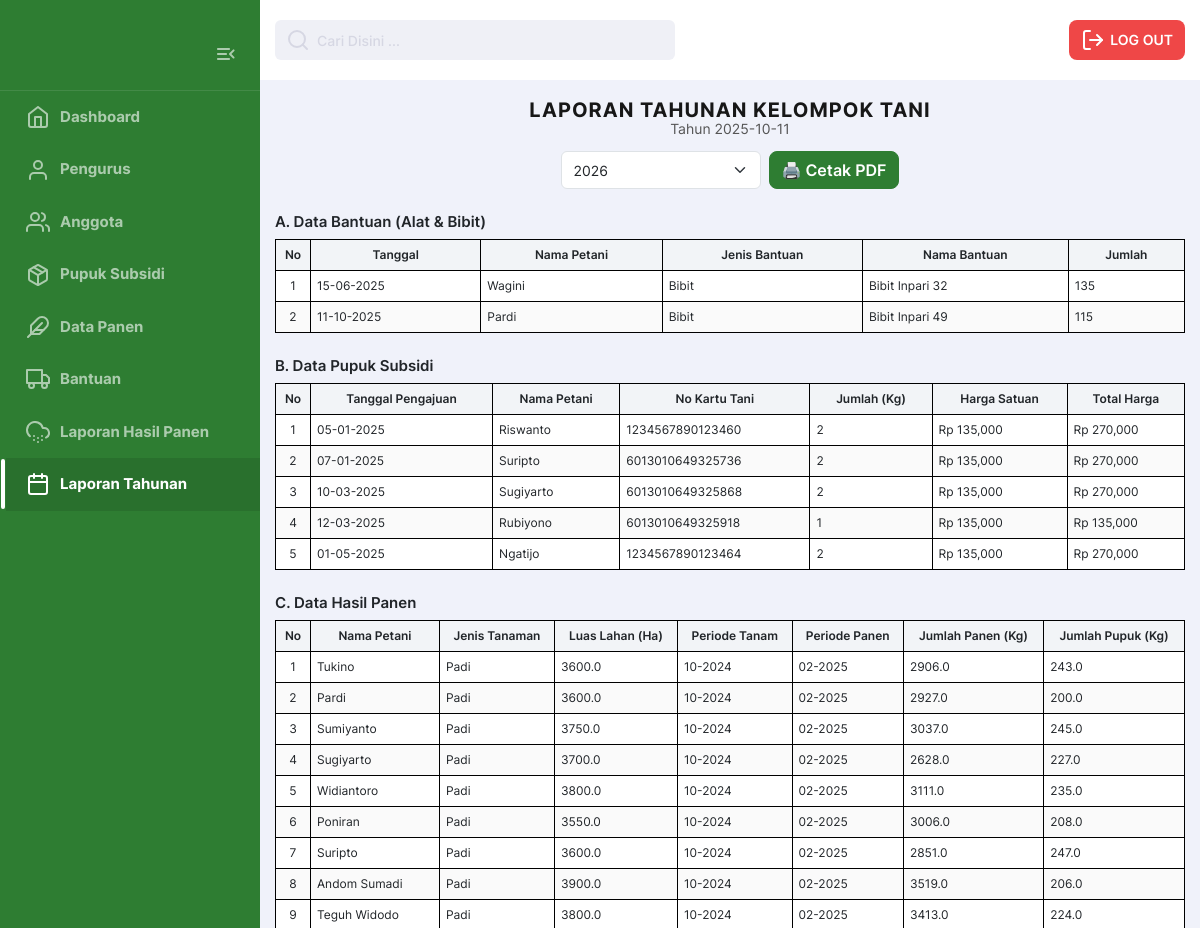
/kelola_laporan.php?tahun=2025-10-11 (upper part), run on an earlier commit of the app's database.
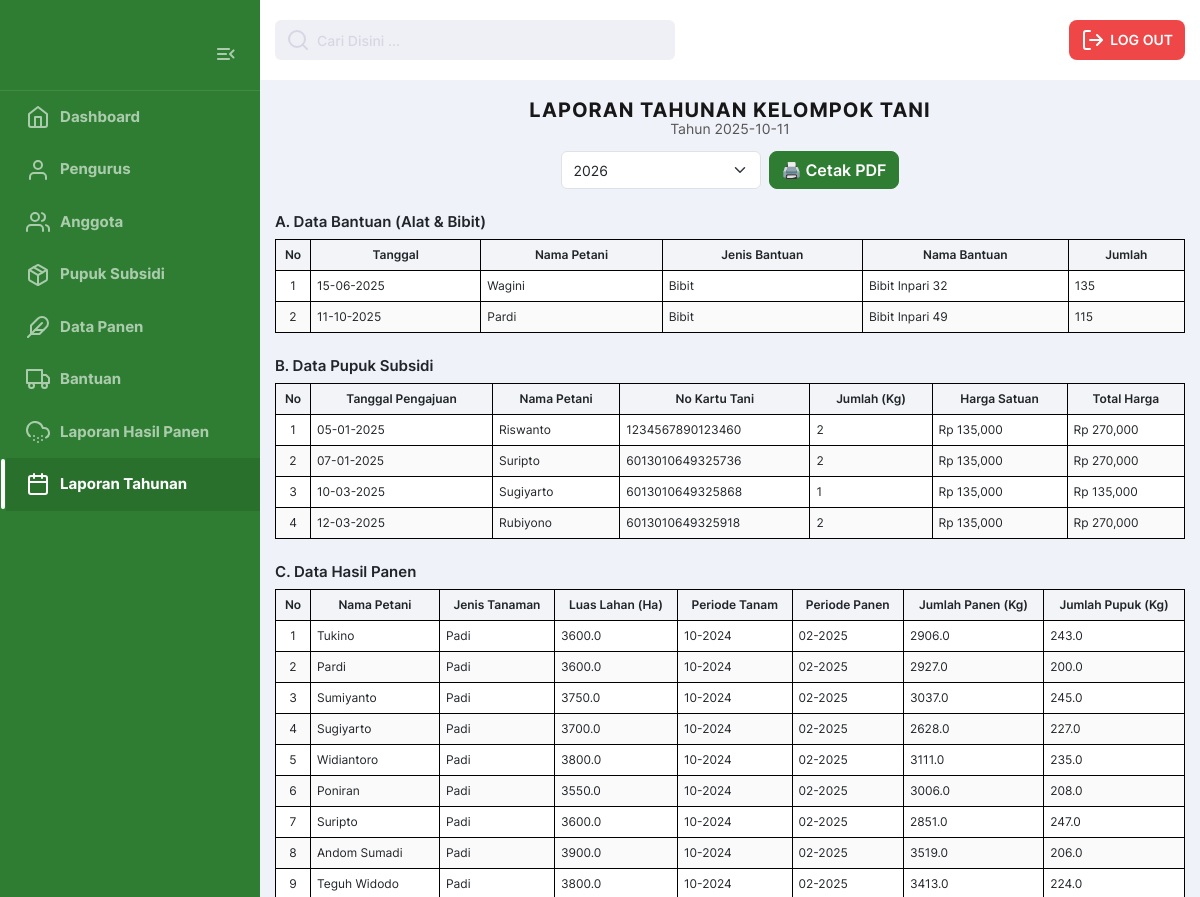
And on a later commit of the database.
### tables this page shows
CREATE TABLE `bantuan` (
  `id_bantuan` int(11) NOT NULL,
  `id_pengguna` int(11) NOT NULL,
  `jenis_bantuan` enum('Alat','Bibit') NOT NULL,
  `nama_bantuan` varchar(25) NOT NULL,
  `tanggal_diberikan` date NOT NULL,
  `jumlah_bantuan` int(11) NOT NULL
);

CREATE TABLE `pengguna` (
  `id_pengguna` int(11) NOT NULL,
  `nama_pengguna` varchar(50) NOT NULL,
  `nik_pengguna` char(16) NOT NULL,
  `no_kartutani` char(16) DEFAULT NULL,
  `jabatan` enum('Anggota','Ketua','Wakil Ketua','Sekretaris','Bendahara') NOT NULL
);

CREATE TABLE `pupuk_subsidi` (
  `id_pupuk` int(11) NOT NULL,
  `id_pengguna` int(11) NOT NULL,
  `tanggal_pengajuan` date NOT NULL,
  `jumlah_pupuk` int(11) NOT NULL,
  `jenis_pupuk` varchar(25) NOT NULL,
  `harga_satuan` int(11) NOT NULL,
  `total_harga` int(11) GENERATED ALWAYS AS (`jumlah_pupuk` * `harga_satuan`) STORED
);

CREATE TABLE `hasil_panen` (
  `id_panen` int(11) NOT NULL,
  `id_pengguna` int(11) NOT NULL,
  `jenis_tanaman` varchar(15) NOT NULL,
  `luas_lahan` decimal(5,1) NOT NULL,
  `periode_tanam` date NOT NULL,
  `periode_panen` date NOT NULL,
  `jumlah_panen` decimal(5,1) NOT NULL,
  `jumlah_pupuk` decimal(5,1) NOT NULL
);

### kelola_laporan.php (the view, shortened to what the changed rows need)
<?php
include 'koneksi.php';
include 'header_pengurus.php';
$tahun = isset($_GET['tahun']) ? $_GET['tahun'] : date('Y');
?>
<main class="main">
<div class="container laporan-cetak">
    <h2 class="text-center laporan-title">LAPORAN TAHUNAN KELOMPOK TANI</h2>
    <div class="laporan-responsive">
    <table class="table-laporan">
        <thead>
            <tr>
                <th>No</th>
                <th>Tanggal</th>
                <th>Nama Petani</th>
                <th>Jenis Bantuan</th>
                <th>Nama Bantuan</th>
                <th>Jumlah</th>
            </tr>
        </thead>
        <tbody>
        <?php
        $no = 1;
        $qBantuan = mysqli_query($koneksi, "
            SELECT
                b.tanggal_diberikan,
                u.nama_pengguna,
                b.jenis_bantuan,
                b.nama_bantuan,
                b.jumlah_bantuan
            FROM bantuan b
            JOIN pengguna u ON b.id_pengguna = u.id_pengguna
            WHERE YEAR(b.tanggal_diberikan) = '$tahun'
            ORDER BY b.tanggal_diberikan ASC
        ");
        if (mysqli_num_rows($qBantuan) > 0) {
            while ($b = mysqli_fetch_assoc($qBantuan)) {
        ?>
            <tr>
                <td><?= $no++; ?></td>
                <td><?= date('d-m-Y', strtotime($b['tanggal_diberikan'])); ?></td>
                <td><?= $b['nama_pengguna']; ?></td>
                <td><?= $b['jenis_bantuan']; ?></td>
                <td><?= $b['nama_bantuan']; ?></td>
                <td><?= $b['jumlah_bantuan']; ?></td>
            </tr>
        <?php
            }
        } else {
            echo "<tr><td colspan='6' align='center'>Tidak ada data</td></tr>";
        }
        ?>
        </tbody>
    </table>
    </div>
    <div class="laporan-responsive">
    <table class="table-laporan">
        <thead>
            <tr>
                <th>No</th>
                <th>Tanggal Pengajuan</th>
                <th>Nama Petani</th>
                <th>No Kartu Tani</th>
                <th>Jumlah (Kg)</th>
                <th>Harga Satuan</th>
                <th>Total Harga</th>
            </tr>
        </thead>
        <tbody>
        <?php
        $no = 1;
        $qPupuk = mysqli_query($koneksi, "
            SELECT
                p.tanggal_pengajuan,
                u.nama_pengguna,
                u.no_kartutani,
                p.jumlah_pupuk,
                p.harga_satuan,
                p.total_harga
            FROM pupuk_subsidi p
            JOIN pengguna u ON p.id_pengguna = u.id_pengguna
            WHERE YEAR(p.tanggal_pengajuan) = '$tahun'
            ORDER BY p.tanggal_pengajuan ASC
        ");
        if (mysqli_num_rows($qPupuk) > 0) {
            while ($p = mysqli_fetch_assoc($qPupuk)) {
        ?>
            <tr>
                <td><?= $no++; ?></td>
                <td><?= date('d-m-Y', strtotime($p['tanggal_pengajuan'])); ?></td>
                <td><?= $p['nama_pengguna']; ?></td>
                <td><?= $p['no_kartutani']; ?></td>
                <td><?= $p['jumlah_pupuk']; ?></td>
                <td>Rp <?= number_format($p['harga_satuan']); ?></td>
                <td>Rp <?= number_format($p['total_harga']); ?></td>
            </tr>
        <?php
            }
        } else {
            echo "<tr><td colspan='7' align='center'>Tidak ada data</td></tr>";
        }
        ?>
        </tbody>
    </table>
    </div>
    <div class="laporan-responsive">
    <table class="table-laporan">
        <thead>
            <tr>
                <th>No</th>
                <th>Nama Petani</th>
                <th>Jenis Tanaman</th>
                <th>Luas Lahan (Ha)</th>
                <th>Periode Tanam</th>
                <th>Periode Panen</th>
                <th>Jumlah Panen (Kg)</th>
                <th>Jumlah Pupuk (Kg)</th>
            </tr>
        </thead>
        <tbody>
        <?php
        $no = 1;
        $qPanen = mysqli_query($koneksi, "
            SELECT
                u.nama_pengguna,
                h.jenis_tanaman,
                h.luas_lahan,
                h.periode_tanam,
                h.periode_panen,
                h.jumlah_panen,
                h.jumlah_pupuk
            FROM hasil_panen h
            JOIN pengguna u ON h.id_pengguna = u.id_pengguna
            WHERE YEAR(h.periode_panen) = '$tahun'
            ORDER BY h.periode_panen ASC
        ");
        if (mysqli_num_rows($qPanen) > 0) {
            while ($h = mysqli_fetch_assoc($qPanen)) {
        ?>
            <tr>
                <td><?= $no++; ?></td>
                <td><?= $h['nama_pengguna']; ?></td>
                <td><?= $h['jenis_tanaman']; ?></td>
                <td><?= $h['luas_lahan']; ?></td>
                <td><?= date('m-Y', strtotime($h['periode_tanam'])); ?></td>
                <td><?= date('m-Y', strtotime($h['periode_panen'])); ?></td>
                <td><?= $h['jumlah_panen']; ?></td>
                <td><?= $h['jumlah_pupuk']; ?></td>
            </tr>
        <?php
            }
        } else {
            echo "<tr><td colspan='8' align='center'>Tidak ada data</td></tr>";
        }
        ?>
        </tbody>
    </table>
    </div>
</div>
</main>
<?php include 'footer.php'; ?>

What changed in the data, as far as the page shows it:
removed pupuk_subsidi: tanggal_pengajuan "01-05-2025", id_pengguna.nama_pengguna "Ngatijo", id_pengguna.no_kartutani "1234567890123464", jumlah_pupuk "2", harga_satuan "135,000", total_harga "270,000"
changed pupuk_subsidi "Sugiyarto": jumlah_pupuk "2" → "1"; total_harga "270,000" → "135,000"
changed pupuk_subsidi "Rubiyono": jumlah_pupuk "1" → "2"; total_harga "135,000" → "270,000"
